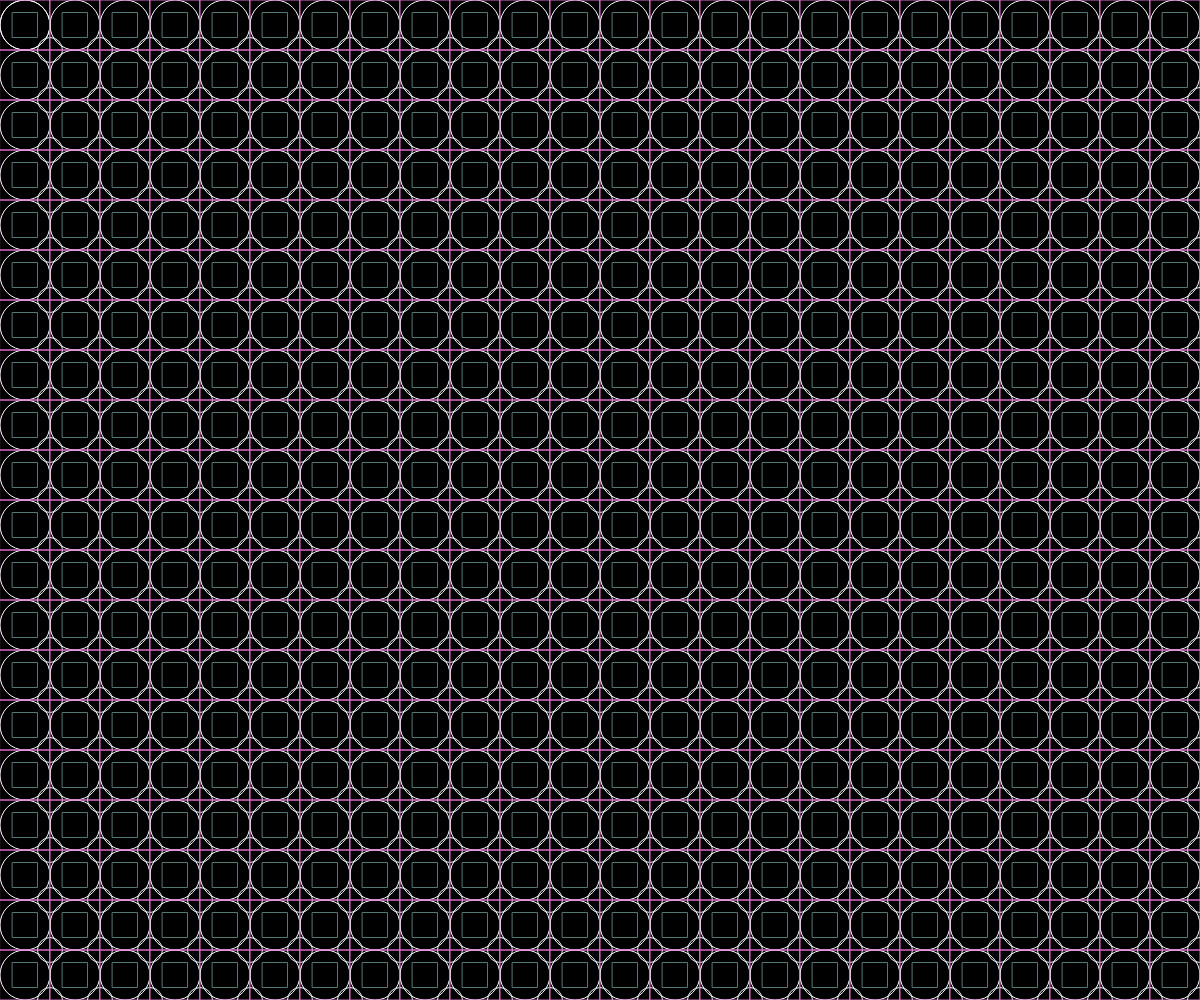
Frame 1 (no input)
Frame 60 (no input): identical to frame 1, image omitted
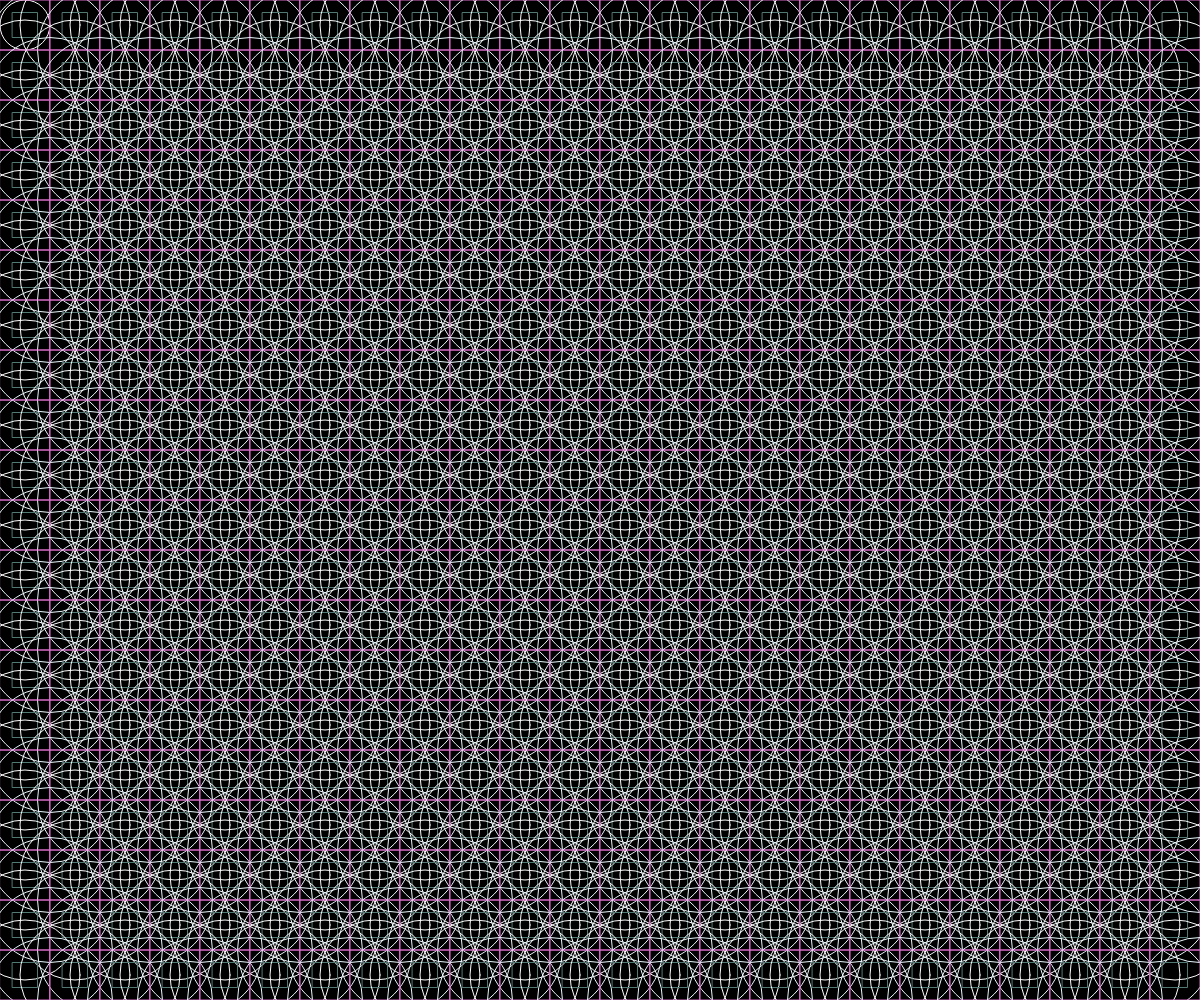
Frame 120 (the mouse pressed at the canvas centre since frame 60)

The p5.js sketch that drew these frames (run headless with seeded random() and noise() and a simulated clock; from frame 60 on, the mouse is pressed at the canvas centre):

// p5.js sketch
// ── sketch.js
function setup() {
  createCanvas(windowWidth, windowHeight);
}

function draw() {
  background(0);
  stroke(255) //框顏色
  noFill()  //不要充滿顏色
  ellipse(25,25,50) //在座標(25,25)畫一個直徑50圓
  rectMode(CENTER) //以方框中心點為座標點
  rect(25+(i*50),25+(j*50),25)
  // rect(25,25,50) //方框座標
  // ellipse(50,50,25)

  // ellipse(25+(1*50),25,50)
  // rect(25+(1*50),25,50)
  // ellipse(50+(1*50),50,25)

  // for(var i=0;i<(width/50);i=i+1) //i=i+1等於i++ 
  // {
  //ellipse(25+(i*50),25,50)
  // rect(25+(i*50),25,50)
  // ellipse(50+(i*50),50,25)
  // }

  for(var j=0;j<(height/50);j++) {
    for(var i=0;i<(width/50);i=i+1)
    {
      ellipse(25+(i*50),25+(j*50),50+mouseX/10)
      stroke("#D96DC9")
      rect(25+(i*50),25+(j*50),50)
      stroke("#EBF8FF")
      ellipse(50+(i*50),50+(j*50),25+mouseY/5)
      stroke("#527A74")
      rect(25+(i*50),25+(j*50),25)
      stroke("#8332AC")
      stroke(255)
    }

  }

}
